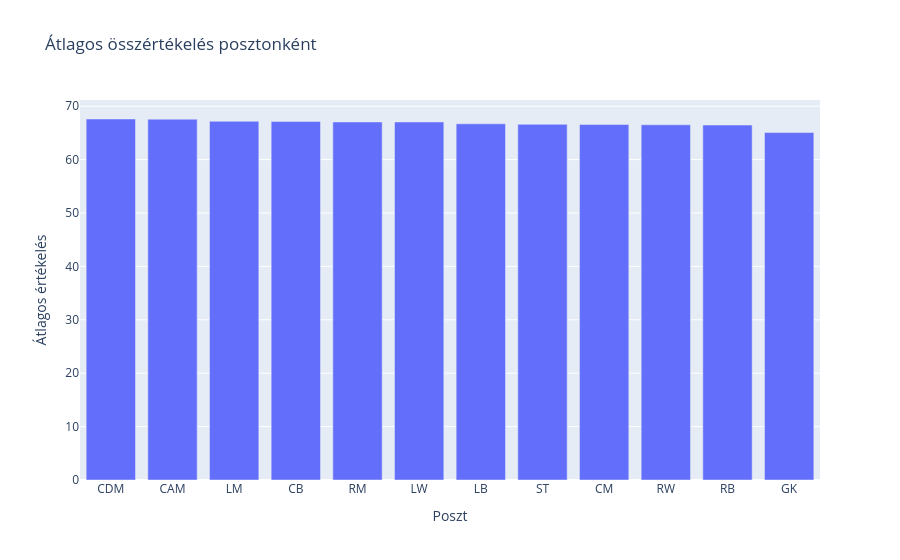

Source (notebook cell):
### Markdown cell above
## 5. Második kérdés: Melyik poszton a legmagasabb az átlagos összértékelés?
A `groupby()` posztonként csoportosít, a `mean()` átlagot számol.

### Code cell
poszt_atlag = df.groupby("position", as_index=False)["overall_rating"].mean()
poszt_atlag = poszt_atlag.sort_values("overall_rating", ascending=False)
print(poszt_atlag.round(2).to_string(index=False))
fig = px.bar(poszt_atlag, x="position", y="overall_rating",
             title="Átlagos összértékelés posztonként",
             labels={"position":"Poszt", "overall_rating":"Átlagos értékelés"})
fig.show()
print("2. válasz: A legmagasabb átlagú poszt:", poszt_atlag.iloc[0]["position"],
      "–", round(poszt_atlag.iloc[0]["overall_rating"], 2))

### Figure 1 — Plotly figure (JSON) as saved in the notebook; plotly's stock layout.template omitted (floating-point values rounded to 4 significant figures)
{"data": [{"hovertemplate": "Poszt=%{x}<br>Átlagos értékelés=%{y}<extra></extra>", "legendgroup": "", "marker": {"color": "#636efa", "pattern": {"shape": ""}}, "name": "", "orientation": "v", "showlegend": false, "textposition": "auto", "type": "bar", "x": ["CDM", "CAM", "LM", "CB", "RM", "LW", "LB", "ST", "CM", "RW", "RB", "GK"], "xaxis": "x", "y": [67.6, 67.57, 67.17, 67.13, 67.05, 67.05, 66.7, 66.61, 66.58, 66.53, 66.47, 65.06], "yaxis": "y"}], "layout": {"barmode": "relative", "legend": {"tracegroupgap": 0}, "title": {"text": "Átlagos összértékelés posztonként"}, "xaxis": {"anchor": "y", "domain": [0, 1], "title": {"text": "Poszt"}}, "yaxis": {"anchor": "x", "domain": [0, 1], "title": {"text": "Átlagos értékelés"}}}}
